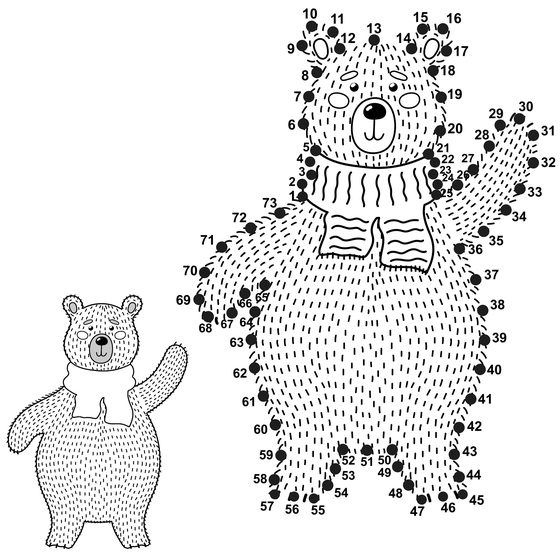
#> input picture img/bear-sm.jpg, 560 x 560 px, given in place of c7853b9f-image.png, which was not available
$ python prep.py
#> lines starting #> are read from the running program, lines starting #| are printed output that depends on the picture
from PIL import Image
src='/mnt/user-data/uploads/'
m={'snowman':'c7853b9f-image.png','santa':'bd4c0780-image.png','reindeer':'630d5403-image.jpg','bear':'072ad6e8-image.png'}
for k,f in m.items():
    im=Image.open(src+f)
#> im is the input picture: PIL image 560x560 RGB; min 0, max 255, mean 231.9
    if im.mode=='RGBA':
        bg=Image.new('RGB',im.size,'white'); bg.paste(im,mask=im.split()[3]); im=bg
    im=im.convert('RGB').resize((2400,2400),Image.LANCZOS)
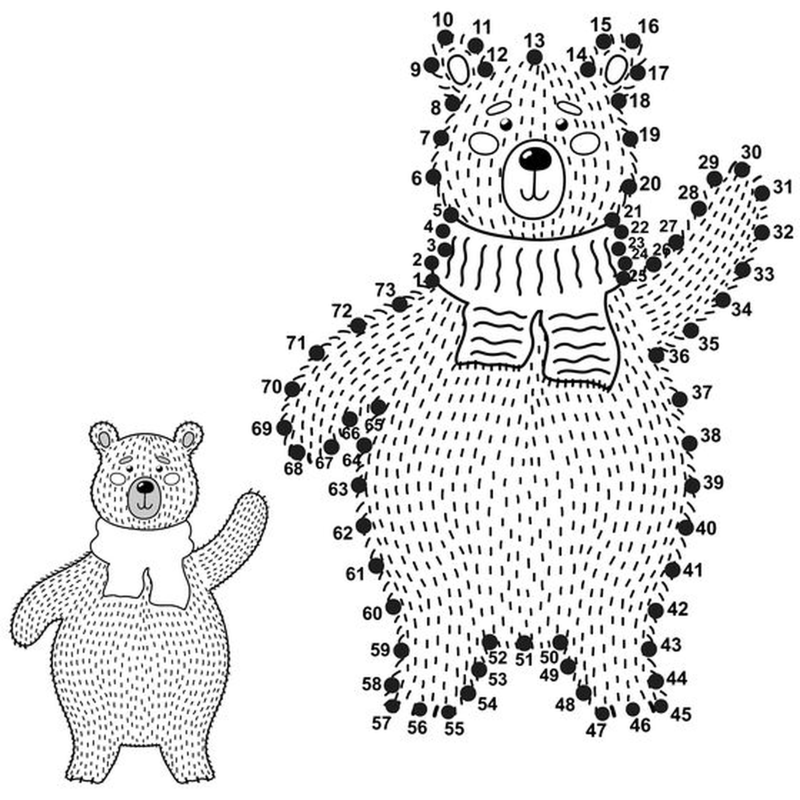
#> im: PIL image 2400x2400 RGB (shown at 1/3 size); min 0, max 255, mean 231.4
    im.save(f'img/{k}.jpg',quality=92)
#> pass 2 of the loop `for k,f in m.items():`:
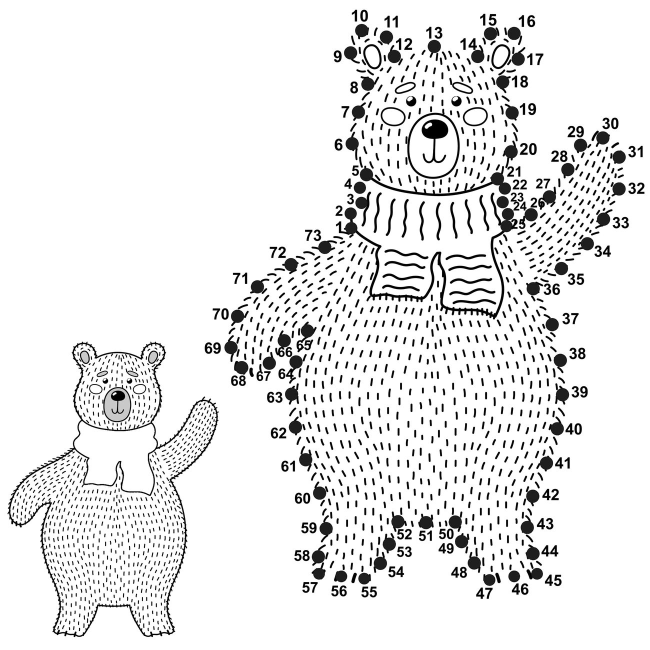
#> input picture img/bear.jpg, 1300 x 1300 px, given in place of bd4c0780-image.png, which was not available (shown at 1/2 size)
#> im is the input picture: PIL image 1300x1300 RGB; min 0, max 255, mean 232.8
#> `im=im.convert('RGB').resize((2400,2400),Image.LANCZOS)`:
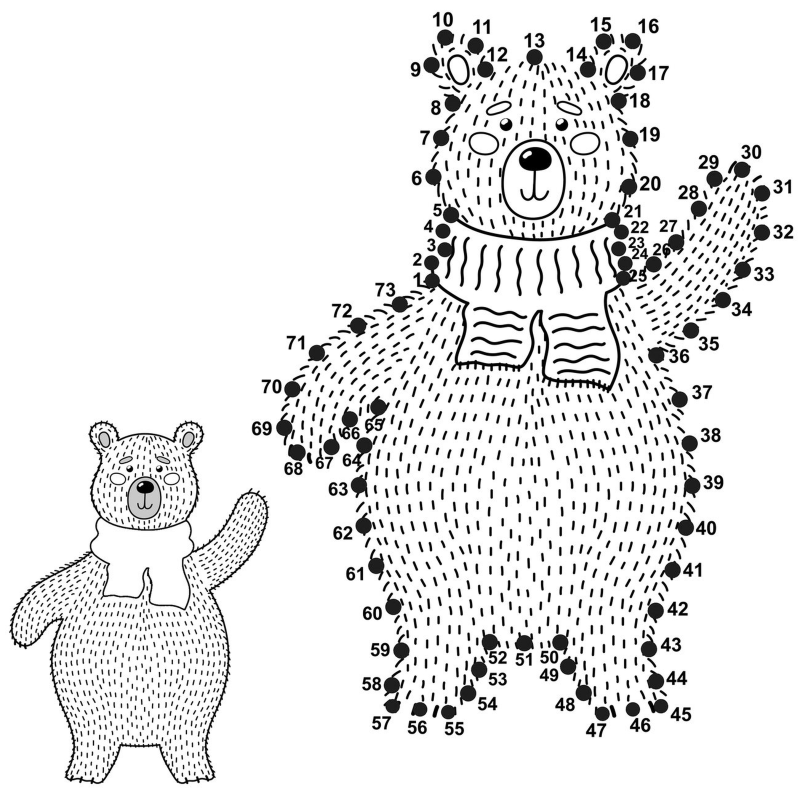
#> im: PIL image 2400x2400 RGB (shown at 1/3 size); min 0, max 255, mean 232.7
#> (the run stopped early here; a loop or call above may not have finished)
